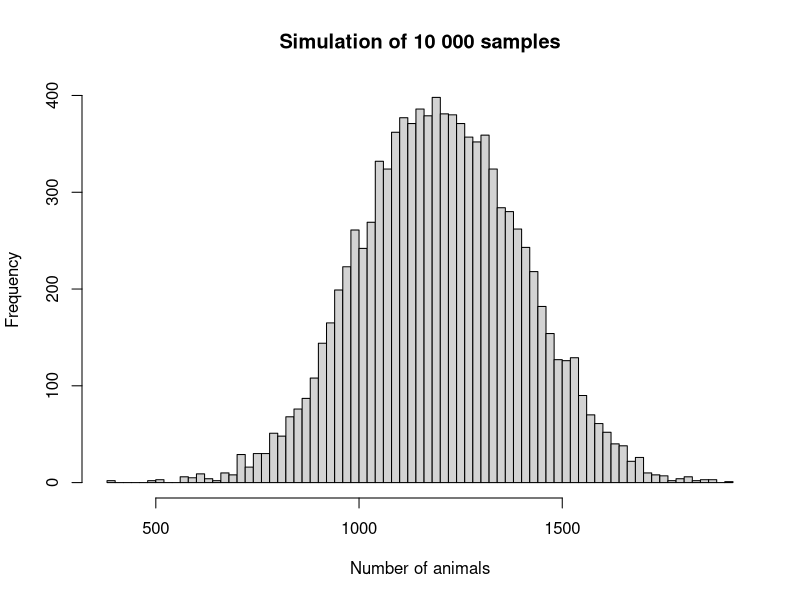

Here is the R script that generated this plot:
# FSC script
# to estimate abundance of animals per site



## 1. Assume that the number of animals in the sample is the same everywhere else

# Input abundance found in sample
# Assign the value 7 to the variable "tigers"
tigers <- 7
# Assign the value 5 to the variable "pots"
pots <- 5

# Add tigers and pots together and store the result in "worms"
worms <- tigers + pots
# Display the value of worms
worms

# Multiply "worms" by 100 and store the result in the variable "compost"
compost <- 100 * worms
# Display the result
compost



## 2. Do a simulation instead
# allows natural variability in the abundance of animals per sample

# Generate 10 000 possible values of the variable "worms"
# assuming a mean of 12 and standard deviation of 2
worms_sim <- rnorm(10000, mean = worms, sd = 2)
# a quick look at what that simulation has produced
worms_sim

# Calculate the variable "compost" for every simulation
compost_sim <- 100 * worms_sim
# a quick look at what that multiplication has produced
compost_sim 

# Look at the simulated result
mean(compost_sim)
sd(compost_sim)
range(compost_sim)

# Visualise the distribution
hist(compost_sim,
     main = "Simulation of 10 000 samples",
     xlab = "Number of animals", breaks = 100)



## 3. Getting help in R
?mean



## 4. Examples of common errors
## a. case-sensitivity
# Worms
## b. closing bracket
# mean(compost_sim
